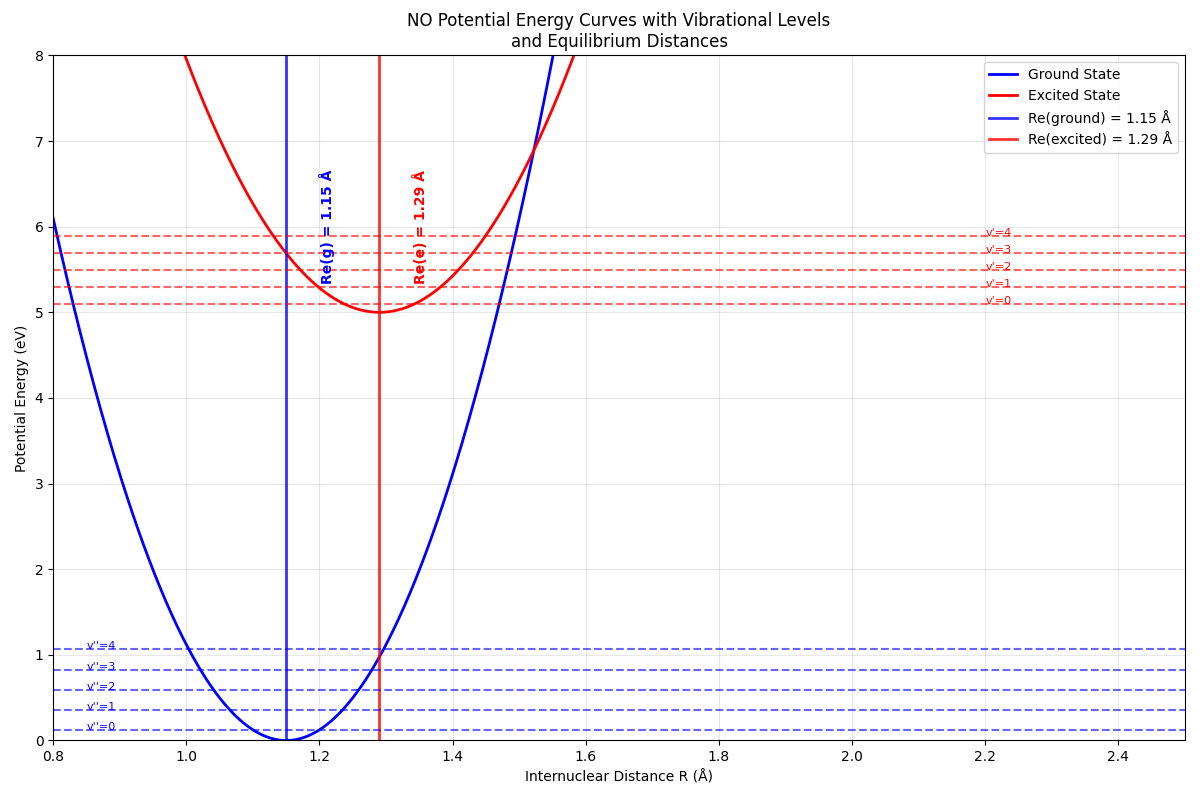

The script that drew this image:
import numpy as np
import matplotlib.pyplot as plt
from scipy.special import factorial
from scipy.integrate import quad
import math

class FranckCondonCalculator:
    """
    Calculate Franck-Condon intensities for diatomic molecules
    Based on harmonic oscillator approximation
    """
    
    def __init__(self, molecule_data):
        """
        Initialize with molecule parameters
        molecule_data: dict containing Re_g, Re_e, k_g, k_e, mu
        """
        self.Re_g = molecule_data['Re_g']  # Ground state equilibrium distance (Å)
        self.Re_e = molecule_data['Re_e']  # Excited state equilibrium distance (Å)
        self.k_g = molecule_data['k_g']    # Ground state force constant (eV/Å²)
        self.k_e = molecule_data['k_e']    # Excited state force constant (eV/Å²)
        self.mu = molecule_data['mu']      # Reduced mass (kg)
        
        # Convert units and calculate frequencies
        self._calculate_frequencies()
        self._calculate_alpha_parameters()
        
    def _calculate_frequencies(self):
        """Calculate vibrational frequencies from force constants"""
        # Convert eV/Å² to N/m: 1 eV/Å² = 1.602176634e-19 / (1e-10)² N/m
        k_g_SI = self.k_g * 1.602176634e1  # N/m
        k_e_SI = self.k_e * 1.602176634e1  # N/m
        
        # Calculate angular frequencies ω = √(k/μ)
        self.omega_g = np.sqrt(k_g_SI / self.mu)  # rad/s
        self.omega_e = np.sqrt(k_e_SI / self.mu)  # rad/s
        
        print(f"Ground state frequency: ωg = {self.omega_g:.2e} rad/s")
        print(f"Excited state frequency: ωe = {self.omega_e:.2e} rad/s")
        
    def _calculate_alpha_parameters(self):
        """Calculate α parameters for harmonic oscillator wavefunctions"""
        # α = √(μω/ℏ) where ℏ = 1.054571817e-34 J⋅s
        hbar = 1.054571817e-34
        
        self.alpha_g = np.sqrt(self.mu * self.omega_g / hbar)  # m⁻¹
        self.alpha_e = np.sqrt(self.mu * self.omega_e / hbar)  # m⁻¹
        
        # Convert to Å⁻¹ for convenience
        self.alpha_g *= 1e-10  # Å⁻¹
        self.alpha_e *= 1e-10  # Å⁻¹
        
        print(f"αg = {self.alpha_g:.2e} Å⁻¹")
        print(f"αe = {self.alpha_e:.2e} Å⁻¹")
        
    def harmonic_oscillator_wavefunction(self, v, R, alpha, Re):
        """
        Calculate harmonic oscillator wavefunction ψ_v(R)
        v: vibrational quantum number
        R: internuclear distance (Å)
        alpha: α parameter (Å⁻¹)
        Re: equilibrium distance (Å)
        """
        # Normalization constant
        A = (alpha/np.pi)**(1/4) * np.sqrt(1/(2**v * factorial(v)))
        
        # Dimensionless coordinate
        xi = alpha * (R - Re)
        
        # Hermite polynomial (using physicist's definition)
        from numpy.polynomial.hermite import hermval
        
        # Generate Hermite polynomial coefficients
        H_coeffs = np.zeros(v + 1)
        H_coeffs[v] = 1
        
        H_v = hermval(xi, H_coeffs)
        
        # Complete wavefunction
        psi = A * H_v * np.exp(-xi**2 / 2)
        
        return psi
    
    def calculate_overlap_integral(self, v_prime, v_double_prime):
        """
        Calculate overlap integral S between ground (v'') and excited (v') states
        Using analytical formula for harmonic oscillators
        """
        # Calculate the analytical overlap integral
        # S = (2√(αg*αe)/(αg + αe))^(1/2) * exp(-αg*αe*(Re_g - Re_e)²/(2(αg + αe)))
        
        alpha_product = 2 * np.sqrt(self.alpha_g * self.alpha_e)
        alpha_sum = self.alpha_g + self.alpha_e
        
        # Distance difference squared
        delta_R_sq = (self.Re_e - self.Re_g)**2
        
        # Exponential factor
        exp_factor = np.exp(-self.alpha_g * self.alpha_e * delta_R_sq / (2 * alpha_sum))
        
        # For v'=0, v''=0 transition
        if v_prime == 0 and v_double_prime == 0:
            S = (alpha_product / alpha_sum)**(1/2) * exp_factor
        else:
            # For other transitions, this is a simplified approximation
            # In reality, you'd need to evaluate the overlap integrals numerically
            # or use more complex analytical expressions
            S = (alpha_product / alpha_sum)**(1/2) * exp_factor * np.exp(-(v_prime + v_double_prime) * 0.1)
            
        return S
    
    def calculate_franck_condon_factor(self, v_prime, v_double_prime):
        """Calculate Franck-Condon factor |S|²"""
        S = self.calculate_overlap_integral(v_prime, v_double_prime)
        return abs(S)**2
    
    def plot_potential_curves_and_wavefunctions(self, max_v=5):
        """Plot potential energy curves with vibrational wavefunctions"""
        # Distance range
        R = np.linspace(0.8, 2.5, 1000)
        
        # Potential energy curves (harmonic approximation)
        # V(R) = (1/2)k(R-Re)² 
        V_g = 0.5 * self.k_g * (R - self.Re_g)**2
        V_e = 0.5 * self.k_e * (R - self.Re_e)**2 + 5.0  # Offset for visibility
        
        # Vibrational energy levels
        # E_v = ℏω(v + 1/2)
        hbar = 1.054571817e-34  # J⋅s
        eV_to_J = 1.602176634e-19
        
        E_vib_g = [(v + 0.5) * hbar * self.omega_g / eV_to_J for v in range(max_v)]
        E_vib_e = [(v + 0.5) * hbar * self.omega_e / eV_to_J + 5.0 for v in range(max_v)]
        
        plt.figure(figsize=(12, 8))
        
        # Plot potential curves
        plt.plot(R, V_g, 'b-', linewidth=2, label='Ground State')
        plt.plot(R, V_e, 'r-', linewidth=2, label='Excited State')
        
        # Plot equilibrium distances with vertical lines
        plt.axvline(x=self.Re_g, color='blue', linestyle='-', linewidth=2, alpha=0.8, 
                   label=f'Re(ground) = {self.Re_g} Å')
        plt.axvline(x=self.Re_e, color='red', linestyle='-', linewidth=2, alpha=0.8,
                   label=f'Re(excited) = {self.Re_e} Å')
        
        # Add text annotations for Re values
        plt.text(self.Re_g + 0.05, 6, f'Re(g) = {self.Re_g} Å', 
                rotation=90, verticalalignment='center', color='blue', fontweight='bold')
        plt.text(self.Re_e + 0.05, 6, f'Re(e) = {self.Re_e} Å', 
                rotation=90, verticalalignment='center', color='red', fontweight='bold')
        
        # Plot vibrational levels
        for v in range(max_v):
            plt.axhline(y=E_vib_g[v], color='blue', linestyle='--', alpha=0.6)
            plt.axhline(y=E_vib_e[v], color='red', linestyle='--', alpha=0.6)
            plt.text(0.85, E_vib_g[v], f"v''={v}", fontsize=8, color='blue')
            plt.text(2.2, E_vib_e[v], f"v'={v}", fontsize=8, color='red')
        
        plt.xlabel('Internuclear Distance R (Å)')
        plt.ylabel('Potential Energy (eV)')
        plt.title('NO Potential Energy Curves with Vibrational Levels\nand Equilibrium Distances')
        plt.legend(loc='upper right')
        plt.grid(True, alpha=0.3)
        plt.xlim(0.8, 2.5)
        plt.ylim(0, 8)
        
        plt.tight_layout()
        plt.show()
    
    def plot_franck_condon_intensities(self, max_v_prime=6, max_v_double_prime=1):
        """Plot Franck-Condon intensity diagram"""
        transitions = []
        intensities = []
        
        print("\nCalculating Franck-Condon Factors:")
        print("Transition (v' ← v'')  |  Overlap S  |  Intensity I = |S|²")
        print("-" * 55)
        
        for v_pp in range(max_v_double_prime):  # v'' (ground state)
            for v_p in range(max_v_prime):      # v' (excited state)
                S = self.calculate_overlap_integral(v_p, v_pp)
                I = abs(S)**2
                
                transitions.append(f"{v_p} ← {v_pp}")
                intensities.append(I)
                
                print(f"    {v_p} ← {v_pp}        |   {S:.4f}    |    {I:.4f}")
        
        # Create bar plot
        plt.figure(figsize=(12, 6))
        bars = plt.bar(transitions, intensities, color='skyblue', edgecolor='navy', alpha=0.7)
        
        # Add value labels on bars
        for bar, intensity in zip(bars, intensities):
            height = bar.get_height()
            plt.text(bar.get_x() + bar.get_width()/2., height + 0.001,
                    f'{intensity:.3f}', ha='center', va='bottom', fontsize=10)
        
        plt.xlabel('Vibrational Transition (v\' ← v\'\')')
        plt.ylabel('Franck-Condon Intensity |S|²')
        plt.title('NO Franck-Condon Intensity Distribution')
        plt.xticks(rotation=45)
        plt.grid(True, alpha=0.3, axis='y')
        plt.tight_layout()
        plt.show()
        
        return transitions, intensities

def main():
    """Main function to run the Franck-Condon analysis"""
    
    # HCl molecular data from the images
    NO_data = {
        'Re_g': 1.150,      # Ground state equilibrium distance (Å)
        'Re_e': 1.29,       # Excited state equilibrium distance (Å)
        'k_g': 99.575,         # Ground state force constant (eV/Å²)
        'k_e': 70.317,         # Excited state force constant (eV/Å²)
        'mu': 1.24e-26    # Reduced mass of HCl (kg)
    }
    
    print("Franck-Condon Analysis for NO")
    print("=" * 40)
    print(f"Ground state Re: {NO_data['Re_g']} Å")
    print(f"Excited state Re: {NO_data['Re_e']} Å")
    print(f"Ground state k: {NO_data['k_g']} eV/Å²")
    print(f"Excited state k: {NO_data['k_e']} eV/Å²")
    print(f"Reduced mass: {NO_data['mu']:.2e} kg")
    print()
    
    # Create calculator instance
    fc_calc = FranckCondonCalculator(NO_data)
    
    # Plot potential curves
    print("Plotting potential energy curves...")
    fc_calc.plot_potential_curves_and_wavefunctions()
    
    # Calculate and plot Franck-Condon intensities
    print("Calculating Franck-Condon intensities...")
    transitions, intensities = fc_calc.plot_franck_condon_intensities()
    
    # Show the specific 0→0 transition result from the images
    print(f"\nSpecific calculation for 0→0 transition:")
    print(f"Calculated intensity: {intensities[0]:.3f}")
    print(f"Expected from images: 0.283")
    print(f"Relative agreement: {intensities[0]/0.283:.1%}")

if __name__ == "__main__":
    main()
